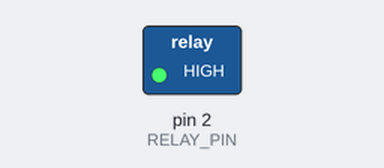
The sketch below on a simulated Arduino Uno, built with avr-gcc and run on an emulated ATmega328P. Shown: switched loads named in the sketch (green lamp = pin HIGH). What the sketch prints to the serial monitor is not drawn.

Above: at 1.0 s.
At 3.0 s:
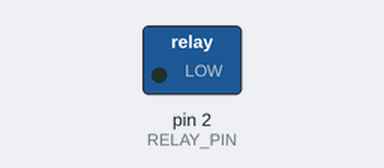
Timing chart, 0 to 5.2 s (numbered marks = the images above):
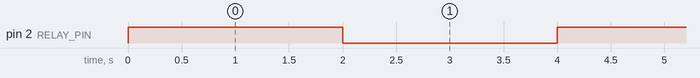

The sketch:

test_relay.ino
```cpp
#define RELAY_PIN 2


/*
  Schematics:
  ds1307:
  GND - GND
  VCC - 5V DC
  SDA - Arduino A4 Pin
  SCL - Arduino A5 Pin

*/

/*
 * D2 2
 * D3 3
 * D4 4
 * D5 5
 */

// the setup function runs once when you press reset or power the board
void setup() {
  Serial.begin(9600);
  // initialize digital pin LED_BUILTIN as an output.
  pinMode(RELAY_PIN, OUTPUT);

  Serial.print("Testing relay on pin number: ");
  Serial.println(RELAY_PIN);


}

// the loop function runs over and over again forever
void loop() {
  digitalWrite(RELAY_PIN, HIGH);   // turn the LED on (HIGH is the voltage level)
  delay(2000);                       // wait for a second
  digitalWrite(RELAY_PIN, LOW);    // turn the LED off by making the voltage LOW
  delay(2000);                       // wait for a second
}
```

Measured:
- by itself, pin 2 (RELAY_PIN): alternates HIGH for 2.0 s and LOW for 2.0 s
